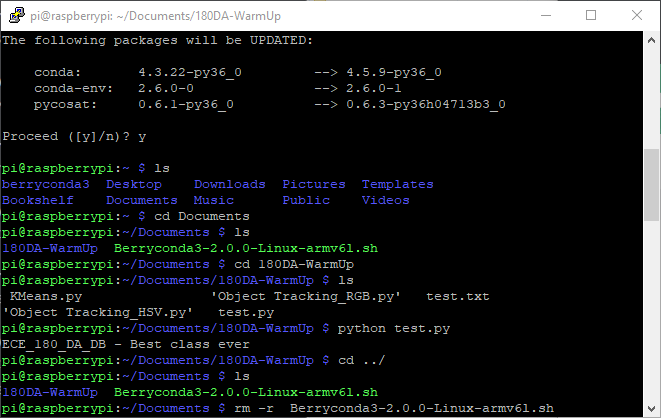
#> input picture ss.png, 661 x 418 px, given in place of the camera
$ python 'Object Tracking_RGB.py'
#> lines starting #> are read from the running program, lines starting #| are printed output that depends on the picture; after the words box and inside, x2 and y2 are one past the last pixel; in counts of white or black regions, pixels touching at a corner belong together
#https://docs.opencv.org/3.0-beta/doc/py_tutorials/py_gui/py_video_display/py_video_display.html
#https://opencv-python-tutroals.readthedocs.io/en/latest/py_tutorials/py_imgproc/py_thresholding/py_thresholding.html#thresholding
#https://opencv-python-tutroals.readthedocs.io/en/latest/py_tutorials/py_imgproc/py_contours/py_contour_features/py_contour_features.html#contour-features


import numpy as np
import cv2

cap = cv2.VideoCapture(0)

while(cap.isOpened()):
    #Capture frame-by-frame
    ret, frame = cap.read()
#> frame is the input picture: shape (418, 661, 3); mean B, G, R 33.1, 32.8, 30.5

    if ret==True:
        #define range of blue color in BGR
        lower_blue = np.array([140, 0, 0])
        upper_blue = np.array([255, 255, 120])

        #Threshold the HSV image to get only blue colors
        mask = cv2.inRange(frame, lower_blue, upper_blue)
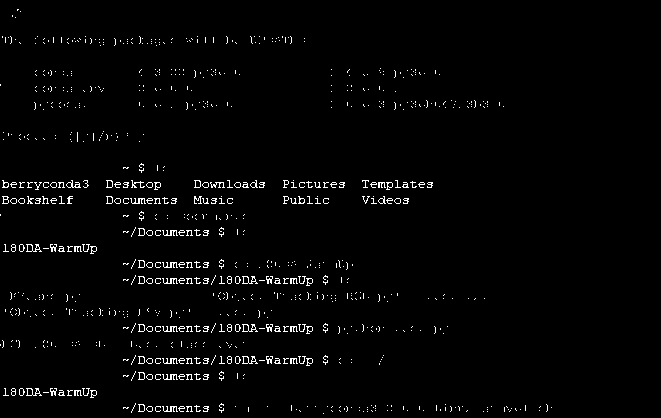
#> mask: shape (418, 661); 2.1% white in thin lines or dots, all inside (x1, y1, x2, y2) = (0, 9, 552, 414)
        mask_rgb = cv2.cvtColor(mask,cv2.COLOR_GRAY2BGR)

        # Bitwise-AND mask and original image
        res = frame & mask_rgb
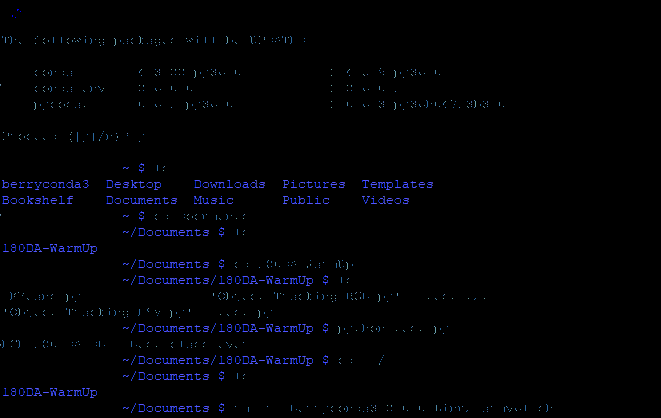
#> res: shape (418, 661, 3); mean B, G, R 4.2, 1.7, 1.2

        gray_res = cv2.cvtColor(res, cv2.COLOR_BGR2GRAY)
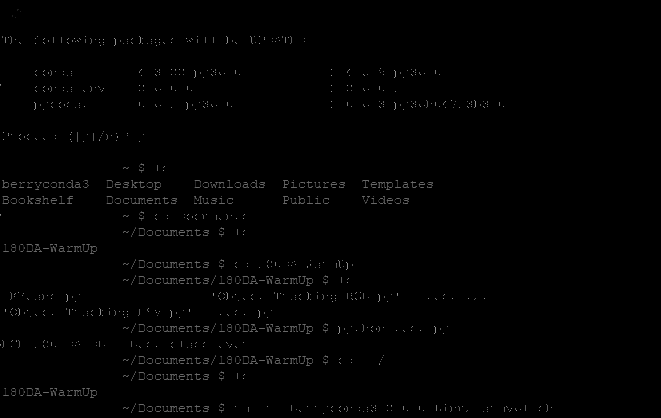
#> gray_res: shape (418, 661); min 0, max 147, mean 1.8
        uh, thresh = cv2.threshold(gray_res, 0, 255, 0)
        th2 = cv2.adaptiveThreshold(gray_res, 255, cv2.ADAPTIVE_THRESH_MEAN_C, cv2.THRESH_BINARY, 11, 2)
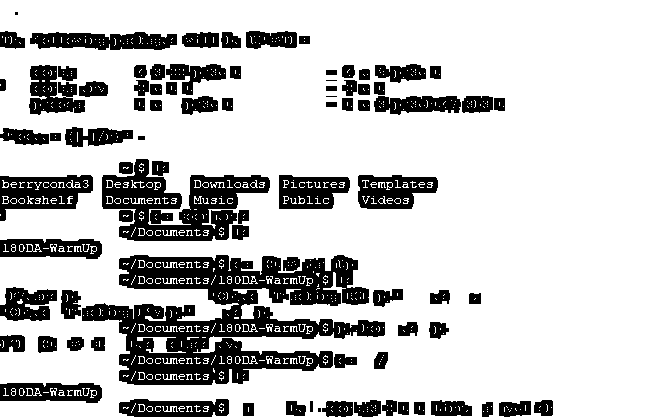
#> th2: shape (418, 661); 78.4% white; 93 black regions (13 under 20 px)

        contours, hierarchy =  cv2.findContours(th2, 1, 2)
#> contours = 1032 contours, 857 with area under 20; largest, box (x1, y1, x2, y2) and area: (0, 0, 661, 418) 265510, (81, 254, 386, 386) 23267, (101, 158, 271, 242) 7755, (357, 174, 439, 210) 2284, (29, 31, 178, 51) 2262

        if len(contours)>0:
            for uh1, contour in enumerate(contours):
                area = cv2.contourArea(contour)
                if(area > 300):
                    x, y, w, h = cv2.boundingRect(contour)
                    frame = cv2.rectangle(frame,(x,y),(x+w,y+h),(0,255,0),2)
#> this loop made 1032 passes
#> (area, x, y, w, h) on passes 80, 81, 85, 87, 88, 220, 403, 404, 495, 681, 682, 691: (484.5, 498, 400, 34, 18), (459.5, 321, 400, 33, 18), (623.5, 430, 399, 43, 18), (415, 353, 399, 29, 19), (1860, 118, 398, 112, 20), (322, 37, 335, 21, 19), (535, 60, 289, 22, 31), (425.5, 372, 288, 32, 20), (23267, 81, 254, 305, 132), (2283.5, 357, 174, 82, 36), (2122.5, 278, 174, 73, 36), (7755, 101, 158, 170, 84)
#> area on pass 42: 25
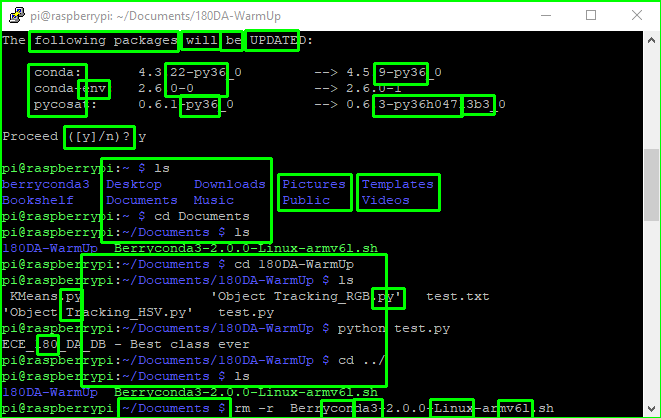
#> frame: shape (418, 661, 3); 5.93% of pixels changed, all inside (x1, y1, x2, y2) = (0, 0, 661, 418)


        #Display the resulting frame
        cv2.imshow('frame', frame)
        cv2.imshow('mask_rgb', mask)
        cv2.imshow('res', res)


        if cv2.waitKey(1) & 0xFF == ord('q'):
#> (key q is pressed here)
            break

#When everything done, release the capture
cap.release()
cv2.destroyAllWindows()
